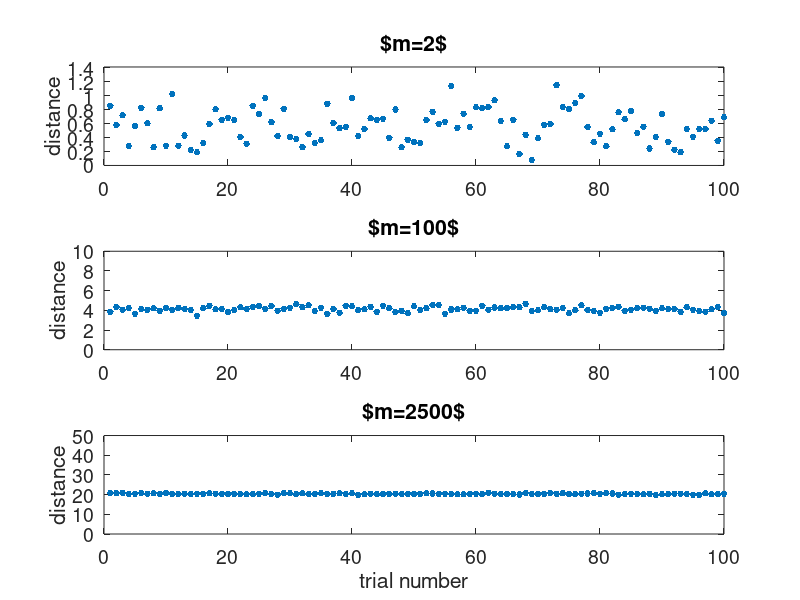

The MATLAB script that drew this image:
m=2;
for i=1:100,  x=rand(m,1); y=rand(m,1); d(i)=norm(x-y); end
subplot(311); plot(d,'.','Markersize',15);
axis([0,100,0,sqrt(m)]); set(gca,'Fontsize',14);
ylabel('distance'); shg;
title('$m=2$');

m=100;
for i=1:100,  x=rand(m,1); y=rand(m,1); d(i)=norm(x-y); end
subplot(312); plot(d,'.','Markersize',15);
axis([0,100,0,sqrt(m)]); set(gca,'Fontsize',14);
ylabel('distance'); shg;
title('$m=100$');

m=2500;
for i=1:100,  x=rand(m,1); y=rand(m,1); d(i)=norm(x-y); end
subplot(313); plot(d,'.','Markersize',15);
axis([0,100,0,sqrt(m)]); set(gca,'Fontsize',14);
xlabel('trial number'); ylabel('distance'); shg;
title('$m=2500$');
